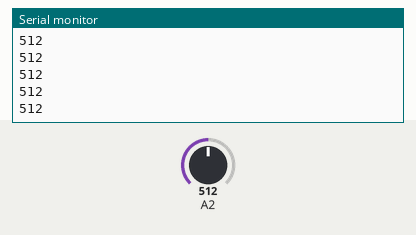
Simulated run of this sketch. Board: Arduino Uno, built with avr-gcc and run on an emulated ATmega328P. Parts: the last lines printed to the serial monitor. Inputs (shaded band) come from the test bench; at power-on: A2 = 512.

Above: at 1.2 s.
1.3 s: A2 set to 716
At 2.4 s:
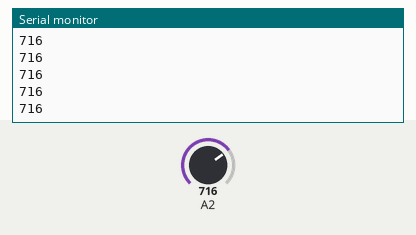
2.8 s: A2 set to 900
At 3.9 s:
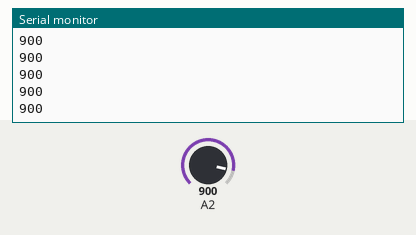
Timing chart, 0 to 5.8 s (numbered marks = the images above; inputs shaded):
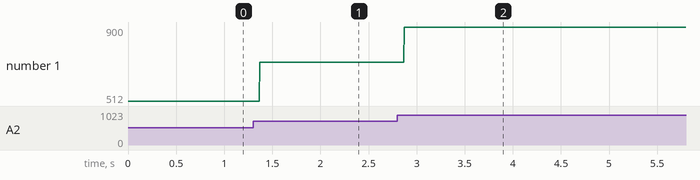

The sketch:

smoke.ino
```cpp
void setup() {
  pinMode(A2,INPUT);
  Serial.begin(9600);

}

void loop() {
int x=  analogRead(A2);
Serial.println(x);

}
```

Measured:
- after the input at 1.3 s, the serial monitor: prints a new line after 0.07 s (image 1)
- after the input at 2.8 s, the serial monitor: prints a new line after 0.07 s (image 2)
- plotted number 1: 512 → 716 after the input at 1.3 s, 716 → 900 after the input at 2.8 s
